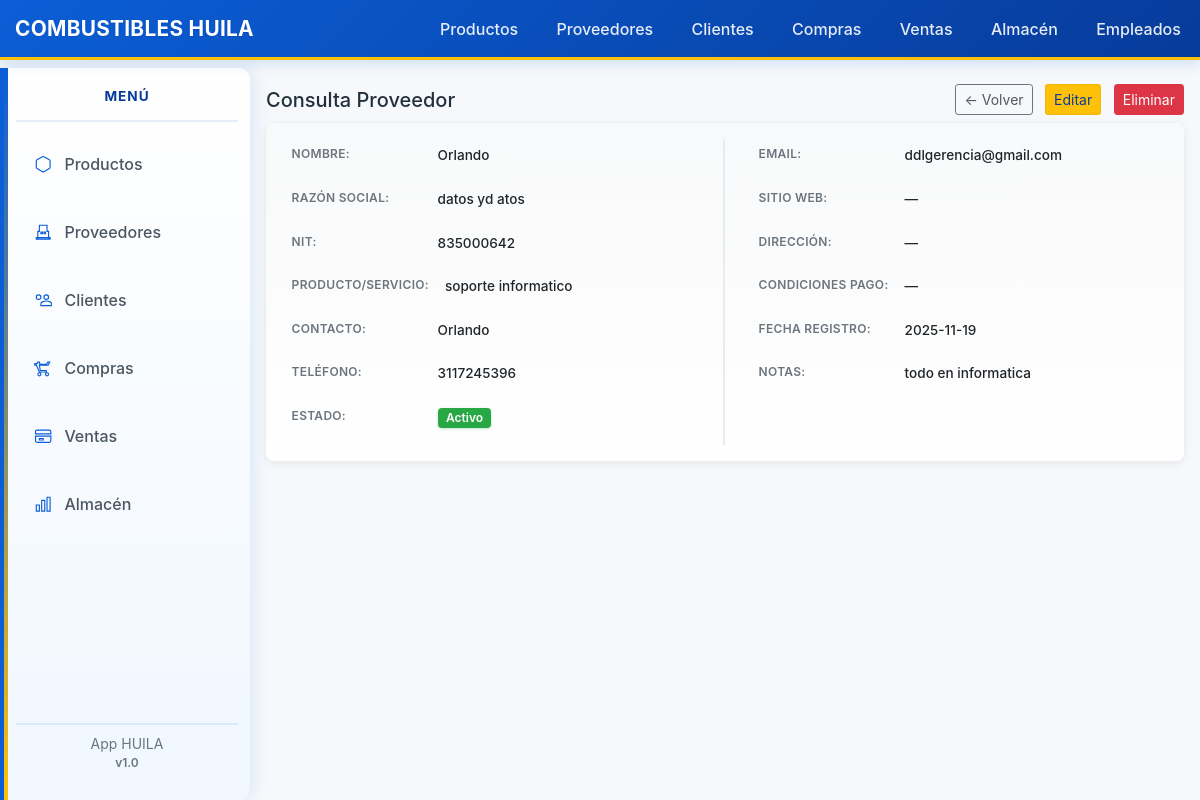
The page /proveedores/3 on the database its author committed.
### tables this page shows
CREATE TABLE proveedores (
    id INTEGER PRIMARY KEY AUTOINCREMENT,
    nombre TEXT NOT NULL,
    razon_social TEXT,
    nit TEXT,
    direccion TEXT,
    telefono TEXT,
    email TEXT,
    contacto TEXT,
    condiciones_pago TEXT,
    notas TEXT,
    sitio_web TEXT,
    producto_servicio TEXT,
    fecha_registro TEXT DEFAULT (datetime('now')),
    estado TEXT DEFAULT 'activo',
    updated_at TEXT
);

### backend/app/proveedores/routes.py (the view)
@bp.route('/<int:id>', methods=['GET'])
def view(id):
    db = get_db()
    cur = db.execute('SELECT * FROM proveedores WHERE id = ?', (id,))
    proveedor = cur.fetchone()
    if proveedor is None:
        flash('Proveedor no encontrado', 'danger')
        return redirect(url_for('proveedores.index'))
    return render_template('proveedores/view.html', proveedor=proveedor)

### backend/app/db.py (called while the page is built)
def get_db():
    if 'db' not in g:
        g.db = sqlite3.connect(
            current_app.config['DATABASE'],
            detect_types=sqlite3.PARSE_DECLTYPES
        )
        g.db.row_factory = sqlite3.Row
    return g.db

### backend/app/templates/proveedores/view.html (shortened to what this page needs)
{% extends 'base.html' %}
{% block content %}
<div>
  <div class="d-flex justify-content-between align-items-center mb-2">
    <h5 class="mb-0">Consulta Proveedor</h5>
    <div>
      <a href="{{ url_for('proveedores.index') }}" class="btn btn-sm btn-secondary mr-2">← Volver</a>
      <a href="{{ url_for('proveedores.edit', id=proveedor['id']) }}" class="btn btn-sm btn-warning mr-2">Editar</a>
      <a href="{{ url_for('proveedores.delete', id=proveedor['id']) }}" class="btn btn-sm btn-danger">Eliminar</a>
    </div>
  </div>
  <div class="card">
    <div class="card-body p-3">
      <div class="row">
        <div class="col-md-6">
          <div class="info-item">
            <label>Nombre:</label>
            <p>{{ proveedor['nombre'] }}</p>
          </div>
          <div class="info-item">
            <label>Razón Social:</label>
            <p>{{ proveedor['razon_social'] or '—' }}</p>
          </div>
          <div class="info-item">
            <label>NIT:</label>
            <p>{{ proveedor['nit'] or '—' }}</p>
          </div>
          <div class="info-item">
            <label>Producto/Servicio:</label>
            <p>{{ proveedor['producto_servicio'] or '—' }}</p>
          </div>
          <div class="info-item">
            <label>Contacto:</label>
            <p>{{ proveedor['contacto'] or '—' }}</p>
          </div>
          <div class="info-item">
            <label>Teléfono:</label>
            <p>{{ proveedor['telefono'] or '—' }}</p>
          </div>
          <div class="info-item">
            <label>Estado:</label>
            <p>
              {% if proveedor['estado'] == 'activo' %}
                <span class="badge badge-success text-capitalize">{{ proveedor['estado'] }}</span>
              {% elif proveedor['estado'] == 'inactivo' %}
                <span class="badge badge-secondary text-capitalize">{{ proveedor['estado'] }}</span>
              {% else %}
                —
              {% endif %}
            </p>
          </div>
        </div>
        <div class="col-md-6">
          <div class="info-item">
            <label>Email:</label>
            <p>{{ proveedor['email'] or '—' }}</p>
          </div>
          <div class="info-item">
            <label>Sitio Web:</label>
            <p>
              {% if proveedor['sitio_web'] %}
                <a href="{{ proveedor['sitio_web'] }}" target="_blank">{{ proveedor['sitio_web'] }}</a>
              {% else %}
                —
              {% endif %}
            </p>
          </div>
          <div class="info-item">
            <label>Dirección:</label>
            <p>{{ proveedor['direccion'] or '—' }}</p>
          </div>
          <div class="info-item">
            <label>Condiciones Pago:</label>
            <p>{{ proveedor['condiciones_pago'] or '—' }}</p>
          </div>
          <div class="info-item">
            <label>Fecha Registro:</label>
            <p>{{ proveedor['fecha_registro'] or '—' }}</p>
          </div>
          <div class="info-item">
            <label>Notas:</label>
            <p>{{ proveedor['notas'] or '—' }}</p>
          </div>
        </div>
      </div>
    </div>
  </div>
</div>
{% endblock %}

### backend/app/static/css/style.css (style rules this page uses)
body { padding-bottom: 40px; }
.btn-warning { background-color: var(--accent); border-color: rgba(0,0,0,0.06); color: var(--primary-dark); }
body { background: var(--bg); color: var(--text, #22303c); font-family: -apple-system, BlinkMacSystemFont, "Segoe UI", Roboto, "Helvetica Neue", Arial, sans-serif; padding-bottom: 40px; }
.btn-secondary { background-color: transparent; color: #556; }
body { background: var(--bg); color: #22303c; padding-bottom: 40px; font-family: -apple-system, BlinkMacSystemFont, "Segoe UI", Roboto, "Helvetica Neue", Arial, sans-serif; }

### backend/app/static/css/theme.css (style rules this page uses)
:root { --bg: #f6f8fb; --surface: #ffffff; --primary: #0b5ed7; --primary-dark: #073b9a; --accent: #ffc107; --muted: #6c757d; --text: #22303c; --card-shadow: 0 6px 18px rgba(20,30,50,0.06); }
body { background: var(--bg); color: var(--text, #22303c); font-family: -apple-system, BlinkMacSystemFont, "Segoe UI", Roboto, "Helvetica Neue", Arial, sans-serif; padding-bottom: 40px; }
.btn-warning { background-color: var(--accent); border-color: rgba(0,0,0,0.06); color: var(--primary-dark); }

### backend/app/templates/proveedores/view.html (style rules this page uses)
.card { border: none; border-radius: 8px; box-shadow: 0 2px 8px rgba(0,0,0,0.08); background: #ffffff; }
.card-body { background: linear-gradient(to bottom, #f8f9fa 0%, #ffffff 100%); border-radius: 8px; }
.row > .col-md-6:first-child { border-right: 2px solid #e9ecef; padding-right: 1.5rem; }
.row > .col-md-6:last-child { padding-left: 1.5rem; }
.info-item { margin-bottom: 0.65rem; display: flex; align-items: flex-start; padding: 0.4rem 0.6rem; border-radius: 4px; transition: background-color 0.2s; }
.info-item label { font-weight: 600; font-size: 0.75rem; color: #6c757d; margin-bottom: 0; margin-right: 1rem; min-width: 130px; flex-shrink: 0; text-transform: uppercase; letter-spacing: 0.3px; }
.info-item p { font-size: 0.85rem; color: #212529; margin-bottom: 0; flex: 1; word-break: break-word; font-weight: 500; }
.badge { font-size: 0.75rem; padding: 0.35em 0.7em; font-weight: 600; border-radius: 4px; }
.badge-success { background-color: #28a745; box-shadow: 0 1px 3px rgba(40,167,69,0.3); }

### rows shown on the page
proveedores: nombre "Orlando", razon_social "datos yd atos", nit "835000642", producto_servicio "soporte informatico", contacto "Orlando", telefono "3117245396", estado "Activo", email "ddlgerencia@gmail.com", condiciones_pago "—", fecha_registro "2025-11-19", notas "todo en informatica"

### other values the page prints
{{ proveedor['direccion'] or '—' }} "—"
